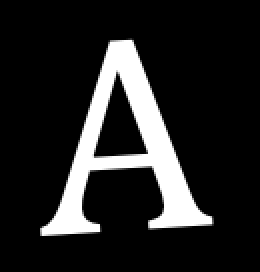
#> input picture img/Testing_A.png, 130 x 136 px, given in place of A_23.png, which was not available (shown 2 times larger)
$ python reconocedor.py
#> lines starting #> are read from the running program, lines starting #| are printed output that depends on the picture; after the words box and inside, x2 and y2 are one past the last pixel; in counts of white or black regions, pixels touching at a corner belong together; pictures that were not available may be replaced by others from this repository, and a replacement may not be noted
### utils/utils.py
'''
        UTILS:

Saca bordes:
cv2.Canny(img,100,200)

Dibuja rectangulos:
cv2.rectangle(img, (500, 500), (1000, 1000), (255, 0, 0), 50)

Muestra 3 imagenes:
plt.figure(figsize=(75, 75))
plt.subplot(131), plt.imshow(th_R, cmap='gray')
plt.title('R Image'), plt.xticks([]), plt.yticks([])

plt.subplot(132), plt.imshow(th_G, cmap='gray')
plt.title('G Image'), plt.xticks([]), plt.yticks([])

plt.subplot(133), plt.imshow(th_B, cmap='gray')
plt.title('B Image'), plt.xticks([]), plt.yticks([])

plt.show()
'''

import cv2
from matplotlib import pyplot as plt
import numpy as np
import argparse
import json


def getThresholdImgs(img):
    '''
    Compute the threshold image of the three canals
    :params:
    img

    :returns:
    th_R, th_G, th_B
    '''

    img_R, img_G, img_B = cv2.split(img)

    _, th_R = cv2.threshold(img_R, 127, 255, cv2.THRESH_BINARY | cv2.THRESH_OTSU)
    _, th_G = cv2.threshold(img_G, 127, 255, cv2.THRESH_BINARY | cv2.THRESH_OTSU)
    _, th_B = cv2.threshold(img_B, 127, 255, cv2.THRESH_BINARY | cv2.THRESH_OTSU)

    return th_R, th_G, th_B


# [47 lines left out: functions printImg, isInside, segmentate, not called in this run]


def extractSubmatrix(matrix, upperPoint, downerPoint):
    return np.array([ x[upperPoint[0]:downerPoint[0]]
            for x in matrix[upperPoint[1]:downerPoint[1]]])

### reconocedor.py

import cv2

import utils.huMoments as hu
from utils.utils import getThresholdImgs
from apps.testing import getDataFiles, knn, huDifference


# [60 lines left out: function reconocedor, not called in this run]


def reconocedorTest():
    # Letra A
    A = cv2.imread('img/testing/A/A_23.png')
#> A is the input picture: shape (136, 130, 3); min 0, max 255, mean 36.9
    th_A, _, _ = getThresholdImgs(A)
#> in getThresholdImgs, `_, th_R = cv2.threshold(img_R, 127, 255, cv2.THRESH_BINARY | cv2.THRES..`:
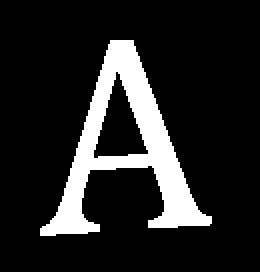
#> th_R: shape (136, 130) (shown 2 times larger); 14.5% white; 1 white region, box (x1, y1, x2, y2) and area: (20, 20, 106, 118) 2563

    # Letra S
    S = cv2.imread('img/testing/S/S_0.png')
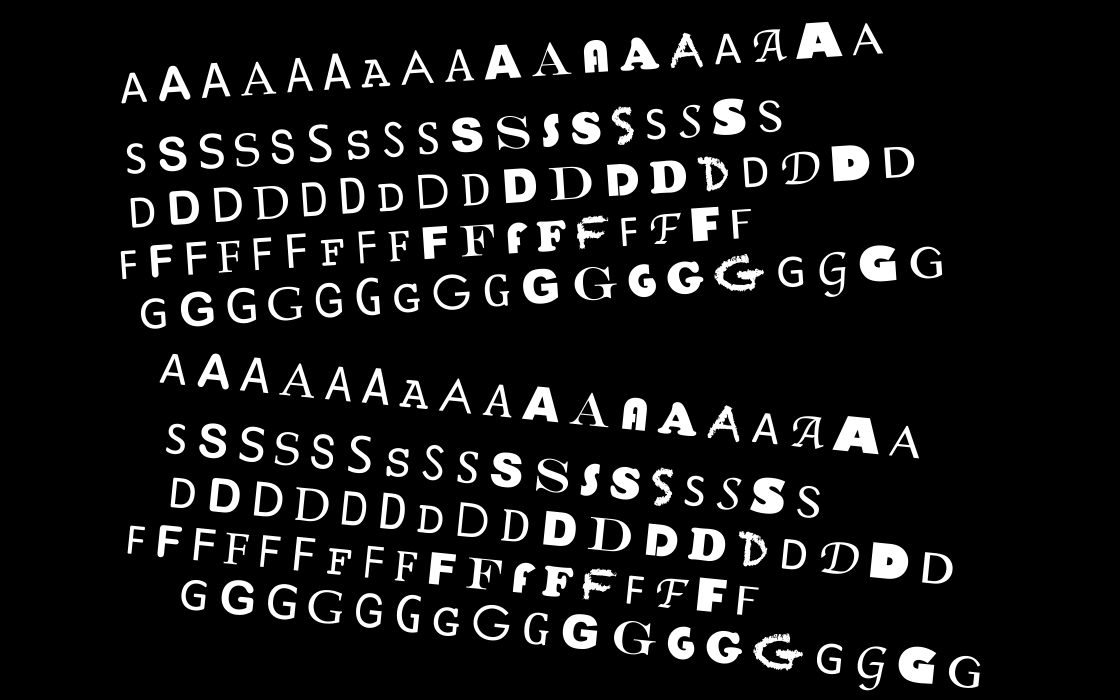
#> input picture img/Training_01.png, 3360 x 2100 px, given in place of S_0.png, which was not available (shown at 1/3 size)
#> S is the input picture: shape (2100, 3360, 3); min 0, max 255, mean 24.2
    th_S, _, _ = getThresholdImgs(S)
#> in getThresholdImgs (call 2), `_, th_R = cv2.threshold(img_R, 127, 255, cv2.THRESH_BINARY | cv2.THRES..`:
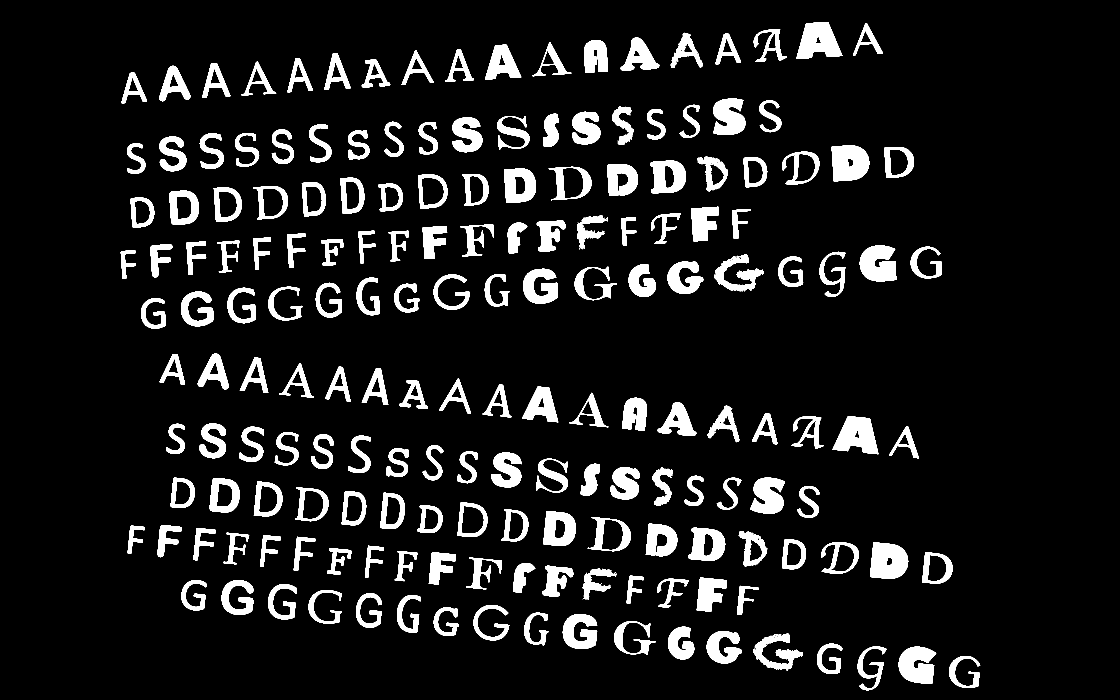
#> th_R: shape (2100, 3360) (shown at 1/3 size); 9.5% white; 199 white regions (17 under 20 px), largest, box (x1, y1, x2, y2) and area: (2495, 436, 2608, 544) 10020, (2610, 1627, 2725, 1737) 10007, (2389, 66, 2527, 177) 9911

    # Letra D
    D = cv2.imread('img/testing/D/D_3.png')
    th_D, _, _ = getThresholdImgs(D)

    # Letra F
    F = cv2.imread('img/testing/F/F_32.png')
    th_F, _, _ = getThresholdImgs(F)

    # Letra G
    G = cv2.imread('img/testing/G/G_26.png')
    th_G, _, _ = getThresholdImgs(G)

    print('Reconocedor(A) =', reconocedor(th_A))
    print('Reconocedor(S) =', reconocedor(th_S))
    print('Reconocedor(D) =', reconocedor(th_D))
    print('Reconocedor(F) =', reconocedor(th_F))
    print('Reconocedor(G) =', reconocedor(th_G))


if __name__ == '__main__':
#> (the run stopped early here; a loop or call above may not have finished)
